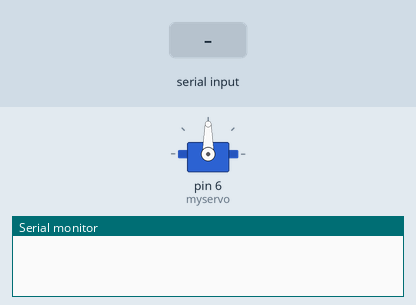
Recording of a sketch running on a simulated Arduino Uno, built with avr-gcc and run on an emulated ATmega328P. On the bench: servo, the last lines printed to the serial monitor. The test bench sets the inputs (shaded band).

Above: at 1.2 s.
1.3 s: "30,150\n" received over Serial
At 3.4 s:
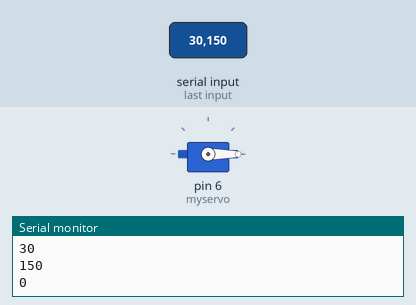
3.8 s: "90,45\n" received over Serial
At 4.6 s:
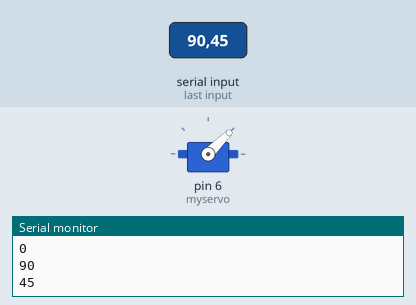
6.3 s: "200\n" received over Serial
At 7.1 s:
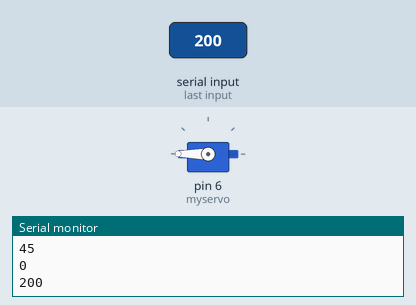
Timing chart, 0 to 9.3 s (numbered marks = the images above; inputs shaded):
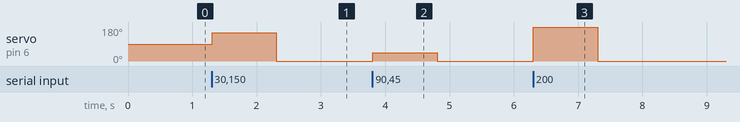

The sketch:

SerialServo.ino
```cpp
#include <Servo.h>

void servo(uint8_t);

Servo myservo;  // create servo object to control a servo

int incoming = 0;

void setup()
{
  Serial.begin(9600);
  myservo.attach(6);  // attaches the servo on pin # to the servo object
}

void loop()
{
  if (Serial.available() > 0)
  {
    incoming = Serial.parseInt();
    Serial.println(incoming);
    myservo.write(incoming);              // tell servo to go to position in variable 'pos'
  }
}
```

Measured:
- after the input at 1.3 s, servo on pin 6 (myservo): 90° → 150° at once, → 0° 1.0 s later
- after the input at 3.8 s, servo on pin 6 (myservo): 0° → 45° at once, → 0° 1.0 s later
- after the input at 6.3 s, servo on pin 6 (myservo): 0° → 180° at once, → 0° 1.0 s later
